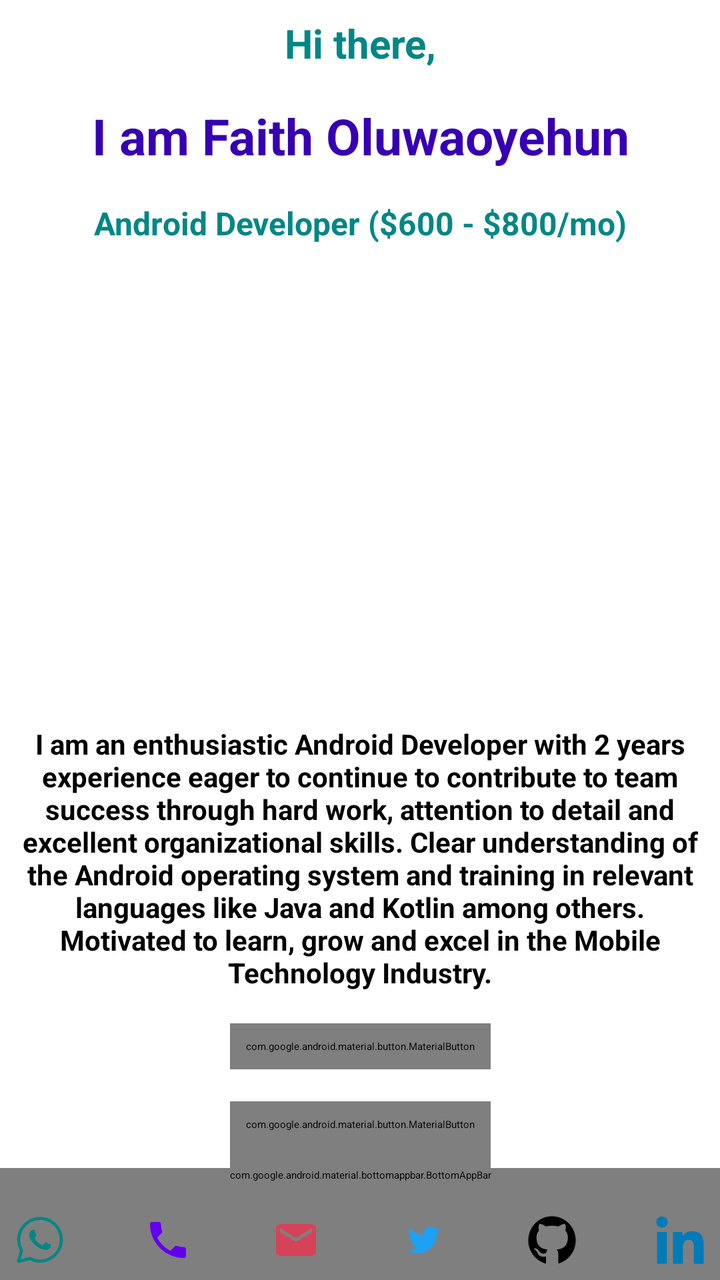
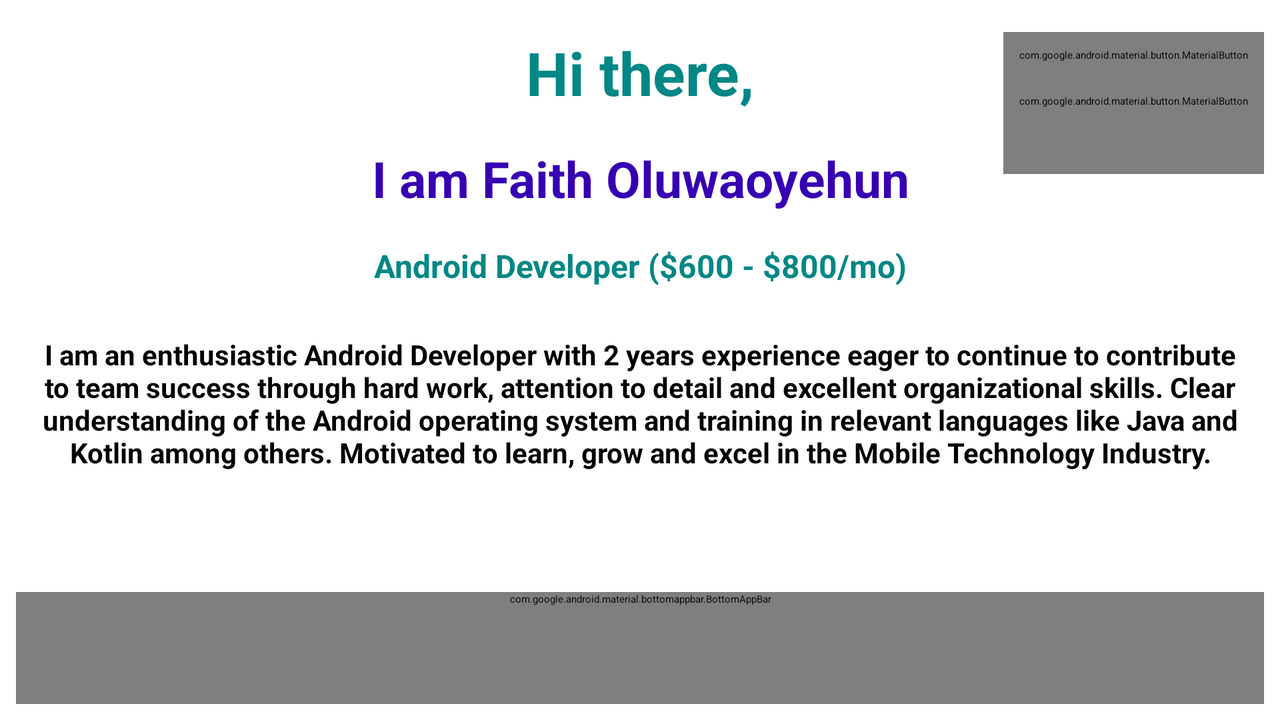

One screen, two layout resources from the same app: the default and the repository's alternative for another configuration. Each is rendered where Android would select it; the XML of both is given below.
<!-- AndroidManifest.xml: application theme Theme.Splash -->
<!-- res/layout/intro_screen.xml -->
<?xml version="1.0" encoding="utf-8"?>
<androidx.coordinatorlayout.widget.CoordinatorLayout xmlns:android="http://schemas.android.com/apk/res/android"
    xmlns:app="http://schemas.android.com/apk/res-auto"
    xmlns:tools="http://schemas.android.com/tools"
    android:id="@+id/coordinator"
    android:layout_width="match_parent"
    android:layout_height="match_parent"
    android:fitsSystemWindows="true"
    tools:context=".ui.IntroFragment">

    <androidx.core.widget.NestedScrollView
        android:layout_width="match_parent"
        android:layout_height="wrap_content"
        app:layout_behavior="com.google.android.material.appbar.AppBarLayout$ScrollingViewBehavior">

        <androidx.constraintlayout.widget.ConstraintLayout
            android:layout_width="match_parent"
            android:layout_height="match_parent">

            <com.google.android.material.textview.MaterialTextView
                android:id="@+id/greeting"
                android:layout_width="0dp"
                android:layout_height="wrap_content"
                android:gravity="center"
                android:padding="8dp"
                android:text="@string/greeting"
                android:textColor="@color/design_default_color_secondary_variant"
                android:textSize="20sp"
                android:textStyle="bold"
                app:layout_constraintEnd_toEndOf="parent"
                app:layout_constraintStart_toStartOf="parent"
                app:layout_constraintTop_toTopOf="parent" />

            <com.google.android.material.textview.MaterialTextView
                android:id="@+id/name"
                android:layout_width="0dp"
                android:layout_height="wrap_content"
                android:gravity="center"
                android:padding="8dp"
                android:text="@string/my_name"
                android:textColor="@color/design_default_color_primary_variant"
                android:textSize="25sp"
                android:textStyle="bold"
                app:layout_constraintEnd_toEndOf="parent"
                app:layout_constraintStart_toStartOf="parent"
                app:layout_constraintTop_toBottomOf="@id/greeting" />

            <com.google.android.material.textview.MaterialTextView
                android:id="@+id/job"
                android:layout_width="0dp"
                android:layout_height="wrap_content"
                android:gravity="center"
                android:padding="8dp"
                android:text="@string/job"
                android:textColor="@color/design_default_color_secondary_variant"
                android:textSize="16sp"
                android:textStyle="bold"
                app:layout_constraintEnd_toEndOf="parent"
                app:layout_constraintStart_toStartOf="parent"
                app:layout_constraintTop_toBottomOf="@id/name" />

            <com.google.android.material.imageview.ShapeableImageView
                android:id="@+id/profile_picture"
                android:layout_width="200dp"
                android:layout_height="200dp"
                android:layout_marginTop="16dp"
                android:scaleType="fitXY"
                app:layout_constraintEnd_toEndOf="parent"
                app:layout_constraintStart_toStartOf="parent"
                app:layout_constraintTop_toBottomOf="@id/job"
                app:shapeAppearanceOverlay="@style/CircularImage"
                tools:srcCompat="@tools:sample/avatars" />

            <com.google.android.material.textview.MaterialTextView
                android:id="@+id/about_me"
                android:layout_width="0dp"
                android:layout_height="wrap_content"
                android:layout_marginTop="8dp"
                android:gravity="center"
                android:padding="8dp"
                android:text="@string/about_me"
                android:textSize="14sp"
                android:textStyle="bold"
                app:layout_constraintEnd_toEndOf="parent"
                app:layout_constraintStart_toStartOf="parent"
                app:layout_constraintTop_toBottomOf="@id/profile_picture" />

            <com.google.android.material.button.MaterialButton
                android:id="@+id/hire_me"
                android:layout_width="wrap_content"
                android:layout_height="wrap_content"
                android:layout_marginTop="8dp"
                android:padding="8dp"
                android:text="@string/hire_me"
                app:layout_constraintEnd_toEndOf="parent"
                app:layout_constraintStart_toStartOf="parent"
                app:layout_constraintTop_toBottomOf="@id/about_me" />

            <com.google.android.material.button.MaterialButton
                android:id="@+id/know_me"
                style="@style/Widget.MaterialComponents.Button.OutlinedButton"
                android:layout_width="wrap_content"
                android:layout_height="wrap_content"
                android:layout_marginTop="16dp"
                android:padding="8dp"
                android:text="@string/know_me_more"
                app:layout_constraintEnd_toEndOf="parent"
                app:layout_constraintStart_toStartOf="parent"
                app:layout_constraintTop_toBottomOf="@id/hire_me" />
        </androidx.constraintlayout.widget.ConstraintLayout>
    </androidx.core.widget.NestedScrollView>

    <com.google.android.material.bottomappbar.BottomAppBar
        android:id="@+id/bottom_app_bar"
        style="@style/Widget.MaterialComponents.BottomAppBar"
        android:layout_width="match_parent"
        android:layout_height="wrap_content"
        android:layout_gravity="bottom" />

    <FrameLayout
        android:id="@+id/frame"
        android:layout_width="match_parent"
        android:layout_height="wrap_content"
        android:elevation="16dp"
        android:visibility="visible"
        app:behavior_hideable="true"
        app:layout_behavior="@string/bottom_sheet_behavior">

        <include
            android:id="@+id/contacts"
            layout="@layout/contact_layout" />
    </FrameLayout>
</androidx.coordinatorlayout.widget.CoordinatorLayout>
<!-- res/layout/contact_layout.xml (included above) -->
<?xml version="1.0" encoding="utf-8"?>
<androidx.constraintlayout.widget.ConstraintLayout xmlns:android="http://schemas.android.com/apk/res/android"
    xmlns:app="http://schemas.android.com/apk/res-auto"
    android:layout_width="match_parent"
    android:layout_height="wrap_content"
    app:layout_constraintBottom_toBottomOf="parent"
    android:padding="8dp">

    <com.google.android.material.imageview.ShapeableImageView
        android:id="@+id/whatsapp"
        android:layout_width="wrap_content"
        android:layout_height="wrap_content"
        app:layout_constraintEnd_toStartOf="@+id/phone"
        app:layout_constraintHorizontal_bias="0.5"
        android:background="?attr/selectableItemBackgroundBorderless"
        app:layout_constraintHorizontal_chainStyle="spread_inside"
        app:layout_constraintStart_toStartOf="parent"
        app:layout_constraintTop_toTopOf="parent"
        app:srcCompat="@drawable/ic_whatsapp_logo_4453" />

    <com.google.android.material.imageview.ShapeableImageView
        android:id="@+id/phone"
        android:layout_width="wrap_content"
        android:layout_height="wrap_content"
        android:background="?attr/selectableItemBackgroundBorderless"
        app:layout_constraintEnd_toStartOf="@+id/email"
        app:layout_constraintHorizontal_bias="0.5"
        app:layout_constraintStart_toEndOf="@+id/whatsapp"
        app:layout_constraintTop_toTopOf="parent"
        app:srcCompat="@drawable/ic_baseline_phone_24" />

    <com.google.android.material.imageview.ShapeableImageView
        android:id="@+id/email"
        android:layout_width="wrap_content"
        android:layout_height="wrap_content"
        app:layout_constraintEnd_toStartOf="@+id/twitter"
        app:layout_constraintHorizontal_bias="0.5"
        android:background="?attr/selectableItemBackgroundBorderless"
        app:layout_constraintStart_toEndOf="@+id/phone"
        app:layout_constraintTop_toTopOf="parent"
        app:srcCompat="@drawable/ic_baseline_email_24" />

    <com.google.android.material.imageview.ShapeableImageView
        android:id="@+id/twitter"
        android:layout_width="wrap_content"
        android:layout_height="wrap_content"
        app:layout_constraintEnd_toStartOf="@+id/github"
        android:background="?attr/selectableItemBackgroundBorderless"
        app:layout_constraintHorizontal_bias="0.5"
        app:layout_constraintStart_toEndOf="@+id/email"
        app:layout_constraintTop_toTopOf="parent"
        app:srcCompat="@drawable/ic_twitter_logo_2429" />

    <com.google.android.material.imageview.ShapeableImageView
        android:id="@+id/github"
        android:layout_width="wrap_content"
        android:layout_height="wrap_content"
        app:layout_constraintEnd_toStartOf="@+id/linkedIn"
        app:layout_constraintHorizontal_bias="0.5"
        app:layout_constraintStart_toEndOf="@+id/twitter"
        android:background="?attr/selectableItemBackgroundBorderless"
        app:layout_constraintTop_toTopOf="parent"
        app:srcCompat="@drawable/ic_github_logo_6532" />

    <com.google.android.material.imageview.ShapeableImageView
        android:id="@+id/linkedIn"
        android:layout_width="wrap_content"
        android:layout_height="wrap_content"
        app:layout_constraintEnd_toEndOf="parent"
        app:layout_constraintHorizontal_bias="0.5"
        app:layout_constraintStart_toEndOf="@id/github"
        android:background="?attr/selectableItemBackgroundBorderless"
        app:layout_constraintTop_toTopOf="parent"
        app:srcCompat="@drawable/ic_linkedin_130" />

</androidx.constraintlayout.widget.ConstraintLayout>
<!-- resources referenced by this layout -->
<resources>
  <!-- drawable ic_baseline_email_24 (drawable) -->
  <vector xmlns:android="http://schemas.android.com/apk/res/android"
      android:width="24dp"
      android:height="24dp"
      android:autoMirrored="true"
      android:tint="#E8DF3E56"
      android:viewportWidth="24"
      android:viewportHeight="24">
      <path
          android:fillColor="@android:color/white"
          android:pathData="M20,4L4,4c-1.1,0 -1.99,0.9 -1.99,2L2,18c0,1.1 0.9,2 2,2h16c1.1,0 2,-0.9 2,-2L22,6c0,-1.1 -0.9,-2 -2,-2zM20,8l-8,5 -8,-5L4,6l8,5 8,-5v2z" />
  </vector>
  <!-- drawable ic_baseline_phone_24 (drawable) -->
  <vector xmlns:android="http://schemas.android.com/apk/res/android"
      android:width="24dp"
      android:height="24dp"
      android:autoMirrored="true"
      android:tint="@color/design_default_color_primary"
      android:viewportWidth="24"
      android:viewportHeight="24">
      <path
          android:fillColor="@android:color/white"
          android:pathData="M6.62,10.79c1.44,2.83 3.76,5.14 6.59,6.59l2.2,-2.2c0.27,-0.27 0.67,-0.36 1.02,-0.24 1.12,0.37 2.33,0.57 3.57,0.57 0.55,0 1,0.45 1,1V20c0,0.55 -0.45,1 -1,1 -9.39,0 -17,-7.61 -17,-17 0,-0.55 0.45,-1 1,-1h3.5c0.55,0 1,0.45 1,1 0,1.25 0.2,2.45 0.57,3.57 0.11,0.35 0.03,0.74 -0.25,1.02l-2.2,2.2z" />
  </vector>
  <string name="about_me">I am an enthusiastic Android Developer with 2 years experience eager to continue to contribute to team success through hard work, attention to detail and excellent organizational skills. Clear understanding of the Android operating system and training in relevant languages like Java and Kotlin among others. Motivated to learn, grow and excel in the Mobile Technology Industry.</string>
  <string name="greeting">Hi there,</string>
  <string name="hire_me">Hire me</string>
  <string name="job">Android Developer ($600 - $800/mo)</string>
  <string name="know_me_more">know me more</string>
  <string name="my_name">I am Faith Oluwaoyehun</string>
  <style name="CircularImage" parent="">
          <item name="cornerSize">50%</item>
      </style>
  <style name="Theme.Splash" parent="Theme.SplashScreen">
          <item name="windowSplashScreenBackground">@color/white</item>
          <item name="windowSplashScreenAnimatedIcon">@drawable/ic_baseline_work_24</item>
          <item name="postSplashScreenTheme">@style/Theme.Resume</item>
  
  
          
          <item name="android:statusBarColor" tools:targetApi="l">@color/white</item>
          <item name="android:navigationBarColor">@color/white</item>
          <item name="android:windowLightStatusBar">true</item>
      </style>
  <style name="Theme.Resume" parent="Theme.MaterialComponents.DayNight.NoActionBar">
          
          <item name="colorPrimary">@color/purple_500</item>
          <item name="colorPrimaryVariant">@color/purple_700</item>
          <item name="colorOnPrimary">@color/white</item>
          
          <item name="colorSecondary">@color/teal_200</item>
          <item name="colorSecondaryVariant">@color/teal_700</item>
          <item name="colorOnSecondary">@color/black</item>
          
          <item name="android:statusBarColor" tools:targetApi="l">@color/white</item>
          <item name="android:windowLightStatusBar">true</item>
          
          <item name="fontFamily">@font/imprima</item>
      </style>
  <!-- some entries are left out for length -->
</resources>
<!-- res/layout-land/intro_screen.xml (the repository's variant of the layout above) -->
<!-- drawn on the phone turned sideways -->
<?xml version="1.0" encoding="utf-8"?>
<androidx.coordinatorlayout.widget.CoordinatorLayout xmlns:android="http://schemas.android.com/apk/res/android"
    xmlns:app="http://schemas.android.com/apk/res-auto"
    xmlns:tools="http://schemas.android.com/tools"
    android:id="@+id/coordinator"
    android:layout_width="match_parent"
    android:layout_height="match_parent"
    android:padding="8dp"
    android:background="@color/white"
    tools:context=".ui.IntroFragment">

    <androidx.core.widget.NestedScrollView
        android:layout_width="match_parent"
        android:layout_height="match_parent">

        <androidx.constraintlayout.widget.ConstraintLayout
            android:layout_width="match_parent"
            android:layout_height="match_parent">

            <com.google.android.material.textview.MaterialTextView
                android:id="@+id/greeting"
                android:layout_width="0dp"
                android:layout_height="wrap_content"
                android:gravity="center"
                android:padding="8dp"
                android:text="@string/greeting"
                android:textColor="@color/design_default_color_secondary_variant"
                android:textSize="30sp"
                android:textStyle="bold"
                app:layout_constraintEnd_toEndOf="parent"
                app:layout_constraintStart_toStartOf="parent"
                app:layout_constraintTop_toTopOf="parent" />

            <com.google.android.material.textview.MaterialTextView
                android:id="@+id/name"
                android:layout_width="0dp"
                android:layout_height="wrap_content"
                android:gravity="center"
                android:padding="8dp"
                android:text="@string/my_name"
                android:textColor="@color/design_default_color_primary_variant"
                android:textSize="25sp"
                android:textStyle="bold"
                app:layout_constraintEnd_toEndOf="parent"
                app:layout_constraintStart_toStartOf="parent"
                app:layout_constraintTop_toBottomOf="@id/greeting" />

            <com.google.android.material.textview.MaterialTextView
                android:id="@+id/job"
                android:layout_width="0dp"
                android:layout_height="wrap_content"
                android:gravity="center"
                android:padding="8dp"
                android:text="@string/job"
                android:textColor="@color/design_default_color_secondary_variant"
                android:textSize="16sp"
                android:textStyle="bold"
                app:layout_constraintEnd_toEndOf="parent"
                app:layout_constraintStart_toStartOf="parent"
                app:layout_constraintTop_toBottomOf="@id/name" />

            <com.google.android.material.imageview.ShapeableImageView
                android:id="@+id/profile_picture"
                android:layout_width="150dp"
                android:layout_height="150dp"
                android:padding="8dp"
                android:scaleType="fitXY"
                app:layout_constraintStart_toStartOf="parent"
                app:layout_constraintTop_toTopOf="parent"
                app:shapeAppearanceOverlay="@style/CircularImage"
                tools:srcCompat="@tools:sample/avatars" />

            <com.google.android.material.textview.MaterialTextView
                android:id="@+id/about_me"
                android:layout_width="0dp"
                android:layout_height="wrap_content"
                android:layout_marginTop="8dp"
                android:gravity="center"
                android:padding="8dp"
                android:text="@string/about_me"
                android:textSize="14sp"
                android:textStyle="bold"
                app:layout_constraintEnd_toEndOf="parent"
                app:layout_constraintStart_toStartOf="parent"
                app:layout_constraintTop_toBottomOf="@id/job" />

            <com.google.android.material.button.MaterialButton
                android:id="@+id/hire_me"
                android:layout_width="wrap_content"
                android:layout_height="wrap_content"
                android:layout_marginTop="8dp"
                android:padding="8dp"
                android:text="@string/hire_me"
                app:layout_constraintEnd_toEndOf="parent"
                app:layout_constraintTop_toTopOf="parent" />

            <com.google.android.material.button.MaterialButton
                android:id="@+id/know_me"
                style="@style/Widget.MaterialComponents.Button.OutlinedButton"
                android:layout_width="wrap_content"
                android:layout_height="wrap_content"
                android:padding="8dp"
                android:text="@string/know_me_more"
                app:layout_constraintEnd_toEndOf="parent"
                app:layout_constraintTop_toBottomOf="@id/hire_me" />

        </androidx.constraintlayout.widget.ConstraintLayout>
    </androidx.core.widget.NestedScrollView>

    <com.google.android.material.bottomappbar.BottomAppBar
        android:id="@+id/bottom_app_bar"
        style="@style/Widget.MaterialComponents.BottomAppBar"
        android:layout_width="match_parent"
        android:layout_height="wrap_content"
        android:layout_gravity="bottom">

        <include
            android:id="@+id/contacts"
            layout="@layout/contact_layout" />
    </com.google.android.material.bottomappbar.BottomAppBar>
</androidx.coordinatorlayout.widget.CoordinatorLayout>
